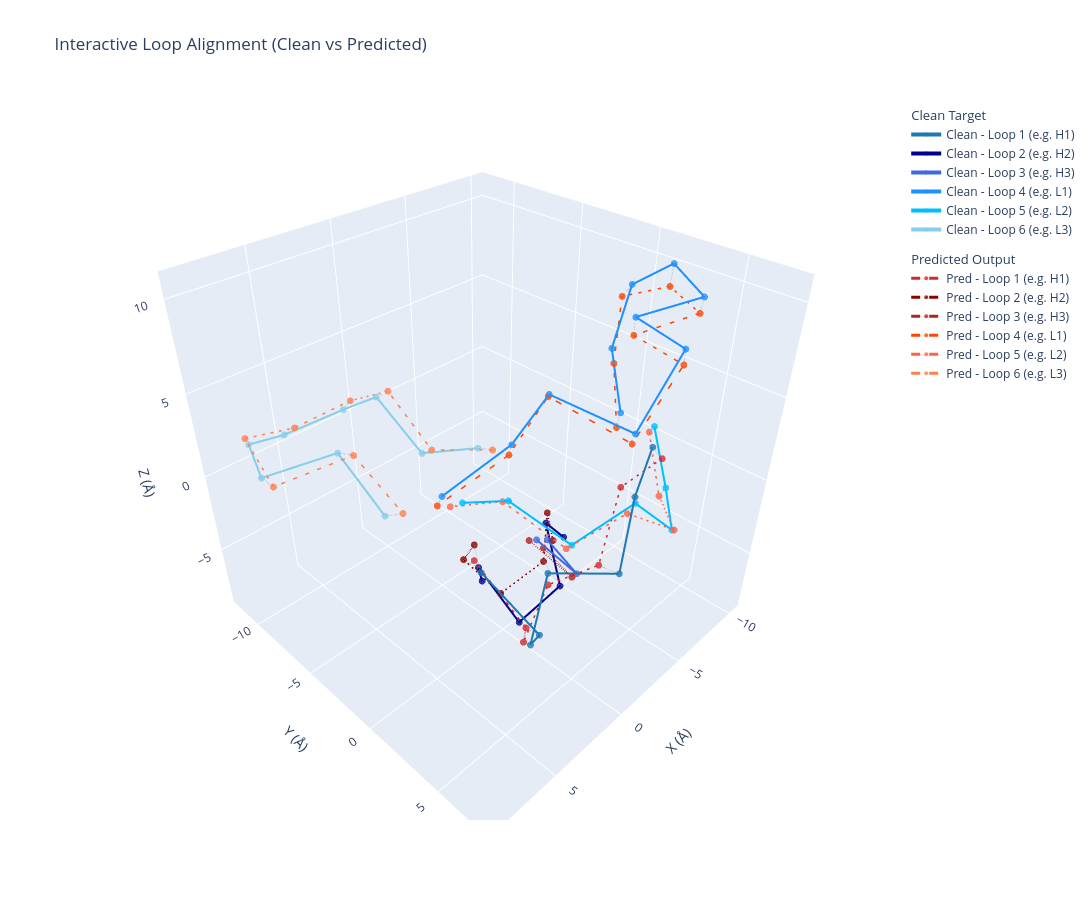
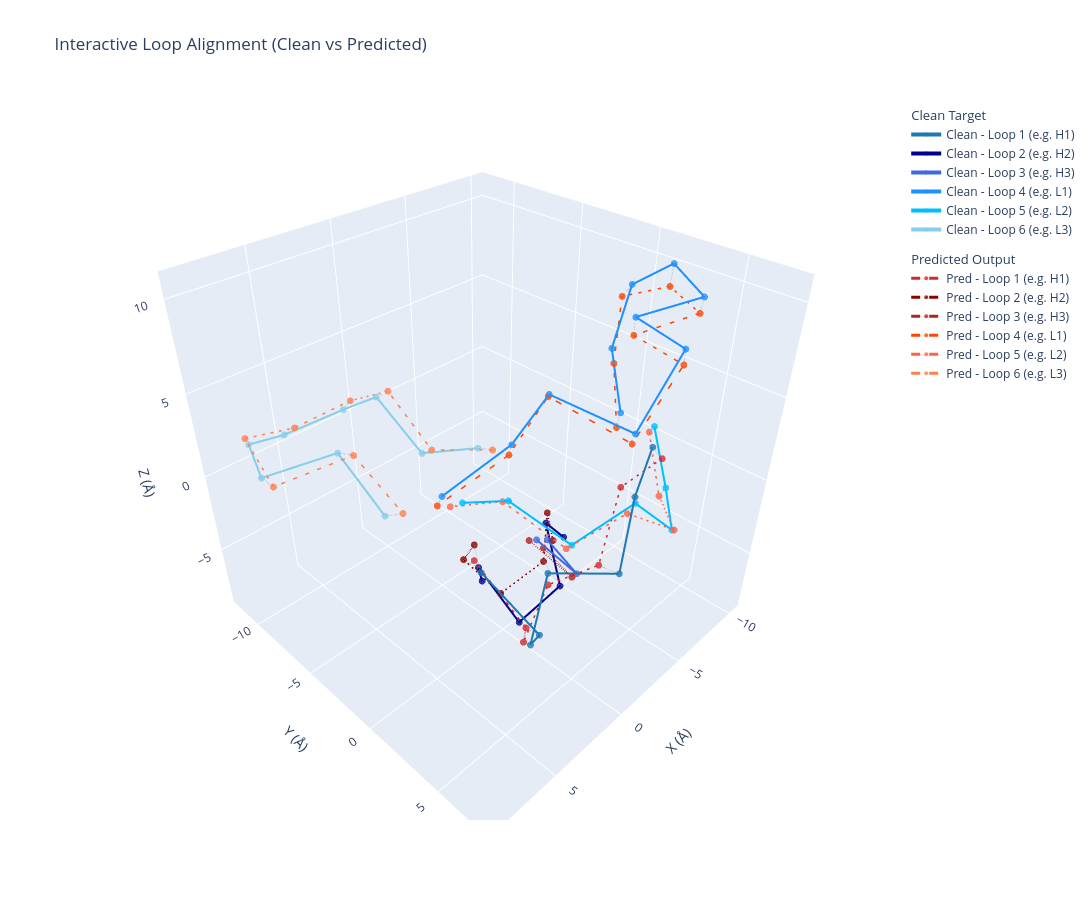

Notebook cell for these charts, in order:
### Markdown cell above
# loop对比查看

### Code cell
import torch
import numpy as np
import plotly.graph_objects as go

def interactive_visualize_loops(
    coords_clean: torch.Tensor,
    coords_pred: torch.Tensor,
    atom_idx: int = 1,  # 默认 1 代表 CA 原子
    output_html: str = None
):
    """
    针对形状为 [batch, n_loops, max_res, 14, 3] 的张量进行交互式 3D 可视化。
    """
    # 1. 提取目标原子 (CA) 并移除 batch 维度，转换为 numpy
    # 提取后形状变为 (6, 11, 3)
    if coords_clean.dim() == 5:
        coords_clean = coords_clean.squeeze(0)
    if coords_pred.dim() == 5:
        coords_pred = coords_pred.squeeze(0)
        
    clean_ca = coords_clean[:, :, atom_idx, :].detach().cpu().numpy()
    pred_ca = coords_pred[:, :, atom_idx, :].detach().cpu().numpy()
    
    n_loops = clean_ca.shape[0]
    
    fig = go.Figure()
    
    # 颜色调色板 (可以让不同 loop 颜色有一点点区分度，但保持整体 Clean为蓝，Pred为红)
    clean_colors = ['#1f77b4', '#00008B', '#4169E1', '#1E90FF', '#00BFFF', '#87CEEB']
    pred_colors = ['#d62728', '#8B0000', '#B22222', '#FF4500', '#FF6347', '#FF7F50']
    loop_names = ['Loop 1 (e.g. H1)', 'Loop 2 (e.g. H2)', 'Loop 3 (e.g. H3)', 
                  'Loop 4 (e.g. L1)', 'Loop 5 (e.g. L2)', 'Loop 6 (e.g. L3)']

    for i in range(n_loops):
        loop_c = clean_ca[i]
        loop_p = pred_ca[i]
        
        # 2. 过滤 Padding (坐标全为0的点)
        # 计算每个残基到原点的距离，如果非常接近 0，则认为是 padding
        valid_mask_c = np.linalg.norm(loop_c, axis=-1) > 1e-3
        valid_mask_p = np.linalg.norm(loop_p, axis=-1) > 1e-3
        
        valid_loop_c = loop_c[valid_mask_c]
        valid_loop_p = loop_p[valid_mask_p]
        
        if len(valid_loop_c) == 0 or len(valid_loop_p) == 0:
            continue  # 如果这个 loop 全是 padding，跳过

        # 3. 绘制 Clean 结构 (蓝色系)
        fig.add_trace(go.Scatter3d(
            x=valid_loop_c[:, 0], y=valid_loop_c[:, 1], z=valid_loop_c[:, 2],
            mode='lines+markers',
            name=f'Clean - {loop_names[i]}',
            legendgroup='Clean',
            legendgrouptitle_text='Clean Target',
            line=dict(width=4, color=clean_colors[i % 6]),
            marker=dict(size=4, color=clean_colors[i % 6], opacity=0.8)
        ))
        
        # 4. 绘制 Pred/Noisy 结构 (红色系)
        fig.add_trace(go.Scatter3d(
            x=valid_loop_p[:, 0], y=valid_loop_p[:, 1], z=valid_loop_p[:, 2],
            mode='lines+markers',
            name=f'Pred - {loop_names[i]}',
            legendgroup='Predicted',
            legendgrouptitle_text='Predicted Output',
            line=dict(width=3, color=pred_colors[i % 6], dash='dash'), # 用虚线区分
            marker=dict(size=4, color=pred_colors[i % 6], opacity=0.8)
        ))

        # 5. (可选) 绘制 Clean 和 Pred 之间的位移连线
        # 只在长度相等时绘制位移连线（真实长度）
        if len(valid_loop_c) == len(valid_loop_p):
            for j in range(len(valid_loop_c)):
                fig.add_trace(go.Scatter3d(
                    x=[valid_loop_c[j, 0], valid_loop_p[j, 0]],
                    y=[valid_loop_c[j, 1], valid_loop_p[j, 1]],
                    z=[valid_loop_c[j, 2], valid_loop_p[j, 2]],
                    mode='lines',
                    showlegend=False,
                    legendgroup='Displacement',
                    hoverinfo='skip',
                    line=dict(width=1, color='gray', dash='dot')
                ))

    # 设置布局，保持三轴比例 1:1:1
    fig.update_layout(
        title="Interactive Loop Alignment (Clean vs Predicted)",
        scene=dict(
            xaxis_title='X (Å)',
            yaxis_title='Y (Å)',
            zaxis_title='Z (Å)',
            aspectmode='data'  # 非常重要：防止蛋白质被拉伸变形
        ),
        width=1200,
        height=900,
        legend=dict(groupclick="toggleitem") # 点击图例组名可以隐藏整个组
    )
    
    fig.show()
    return fig

loaded_dict = torch.load(
    '/root/private_data/luog/codex/IgGM2/see/seefile/S28_loop.pt',
    map_location='cpu',    
    weights_only=True       
)

interactive_visualize_loops(
    coords_clean=loaded_dict['clean_cdrblock'],
    coords_pred=loaded_dict['pre'],
    output_html='./saved_comparison.html'
)

### Figure 1 — Plotly figure (JSON) as saved in the notebook; plotly's stock layout.template omitted (floating-point values rounded to 4 significant figures)
{"data": [{"legendgroup": "Clean", "legendgrouptitle": {"text": "Clean Target"}, "line": {"color": "#1f77b4", "width": 4}, "marker": {"color": "#1f77b4", "opacity": 0.8, "size": 4}, "mode": "lines+markers", "name": "Clean - Loop 1 (e.g. H1)", "type": "scatter3d", "x": [-7.406, -3.922, -1.75, -0.3691, 2.609, 4.062, 4.688], "y": [3.422, 4.969, 6.031, 2.703, 4.312, 6.062, 3.016], "z": [1.438, 0.9453, -1.992, -3.234, -4.938, -1.859, 0.3184]}, {"legendgroup": "Predicted", "legendgrouptitle": {"text": "Predicted Output"}, "line": {"color": "#d62728", "dash": "dash", "width": 3}, "marker": {"color": "#d62728", "opacity": 0.8, "size": 4}, "mode": "lines+markers", "name": "Pred - Loop 1 (e.g. H1)", "type": "scatter3d", "x": [-6.916, -4.136, -1.522, -0.006228, 2.807, 4.329, 4.609], "y": [4.363, 3.949, 4.933, 3.053, 4.029, 5.482, 2.5], "z": [1.428, 0.8726, -1.994, -3.547, -4.812, -1.636, 0.6532]}, {"hoverinfo": "skip", "legendgroup": "Displacement", "line": {"color": "gray", "dash": "dot", "width": 1}, "mode": "lines", "showlegend": false, "type": "scatter3d", "x": [-7.406, -6.916], "y": [3.422, 4.363], "z": [1.438, 1.428]}, {"hoverinfo": "skip", "legendgroup": "Displacement", "line": {"color": "gray", "dash": "dot", "width": 1}, "mode": "lines", "showlegend": false, "type": "scatter3d", "x": [-3.922, -4.136], "y": [4.969, 3.949], "z": [0.9453, 0.8726]}, {"hoverinfo": "skip", "legendgroup": "Displacement", "line": {"color": "gray", "dash": "dot", "width": 1}, "mode": "lines", "showlegend": false, "type": "scatter3d", "x": [-1.75, -1.522], "y": [6.031, 4.933], "z": [-1.992, -1.994]}, {"hoverinfo": "skip", "legendgroup": "Displacement", "line": {"color": "gray", "dash": "dot", "width": 1}, "mode": "lines", "showlegend": false, "type": "scatter3d", "x": [-0.3691, -0.006228], "y": [2.703, 3.053], "z": [-3.234, -3.547]}, {"hoverinfo": "skip", "legendgroup": "Displacement", "line": {"color": "gray", "dash": "dot", "width": 1}, "mode": "lines", "showlegend": false, "type": "scatter3d", "x": [2.609, 2.807], "y": [4.312, 4.029], "z": [-4.938, -4.812]}, {"hoverinfo": "skip", "legendgroup": "Displacement", "line": {"color": "gray", "dash": "dot", "width": 1}, "mode": "lines", "showlegend": false, "type": "scatter3d", "x": [4.062, 4.329], "y": [6.062, 5.482], "z": [-1.859, -1.636]}, {"hoverinfo": "skip", "legendgroup": "Displacement", "line": {"color": "gray", "dash": "dot", "width": 1}, "mode": "lines", "showlegend": false, "type": "scatter3d", "x": [4.688, 4.609], "y": [3.016, 2.5], "z": [0.3184, 0.6532]}, {"legendgroup": "Clean", "legendgrouptitle": {"text": "Clean Target"}, "line": {"color": "#00008B", "width": 4}, "marker": {"color": "#00008B", "opacity": 0.8, "size": 4}, "mode": "lines+markers", "name": "Clean - Loop 2 (e.g. H2)", "type": "scatter3d", "x": [-3.156, -5.031, -4.344, -0.5938, -0.0752, 2.047], "y": [1.352, -1.484, 0.4004, 0.6641, -2.016, 0.4141], "z": [-3.328, -5.094, -8.312, -8.375, -5.688, -3.672]}, {"legendgroup": "Predicted", "legendgrouptitle": {"text": "Predicted Output"}, "line": {"color": "#8B0000", "dash": "dash", "width": 3}, "marker": {"color": "#8B0000", "opacity": 0.8, "size": 4}, "mode": "lines+markers", "name": "Pred - Loop 2 (e.g. H2)", "type": "scatter3d", "x": [-3.148, -5.147, -3.831, -0.3479, 0.6679, 1.993], "y": [0.6442, -1.518, -0.5136, -0.553, -2.407, -0.1885], "z": [-3.978, -4.423, -6.667, -6.834, -4.882, -1.666]}, {"hoverinfo": "skip", "legendgroup": "Displacement", "line": {"color": "gray", "dash": "dot", "width": 1}, "mode": "lines", "showlegend": false, "type": "scatter3d", "x": [-3.156, -3.148], "y": [1.352, 0.6442], "z": [-3.328, -3.978]}, {"hoverinfo": "skip", "legendgroup": "Displacement", "line": {"color": "gray", "dash": "dot", "width": 1}, "mode": "lines", "showlegend": false, "type": "scatter3d", "x": [-5.031, -5.147], "y": [-1.484, -1.518], "z": [-5.094, -4.423]}, {"hoverinfo": "skip", "legendgroup": "Displacement", "line": {"color": "gray", "dash": "dot", "width": 1}, "mode": "lines", "showlegend": false, "type": "scatter3d", "x": [-4.344, -3.831], "y": [0.4004, -0.5136], "z": [-8.312, -6.667]}, {"hoverinfo": "skip", "legendgroup": "Displacement", "line": {"color": "gray", "dash": "dot", "width": 1}, "mode": "lines", "showlegend": false, "type": "scatter3d", "x": [-0.5938, -0.3479], "y": [0.6641, -0.553], "z": [-8.375, -6.834]}, {"hoverinfo": "skip", "legendgroup": "Displacement", "line": {"color": "gray", "dash": "dot", "width": 1}, "mode": "lines", "showlegend": false, "type": "scatter3d", "x": [-0.0752, 0.6679], "y": [-2.016, -2.407], "z": [-5.688, -4.882]}, {"hoverinfo": "skip", "legendgroup": "Displacement", "line": {"color": "gray", "dash": "dot", "width": 1}, "mode": "lines", "showlegend": false, "type": "scatter3d", "x": [2.047, 1.993], "y": [0.4141, -0.1885], "z": [-3.672, -1.666]}, {"legendgroup": "Clean", "legendgrouptitle": {"text": "Clean Target"}, "line": {"color": "#4169E1", "width": 4}, "marker": {"color": "#4169E1", "opacity": 0.8, "size": 4}, "mode": "lines+markers", "name": "Clean - Loop 3 (e.g. H3)", "type": "scatter3d", "x": [-2.719, -1.117, 1.047], "y": [0.5938, 3.938, 3.062], "z": [-3.703, -2.938, 0.0603]}, {"legendgroup": "Predicted", "legendgrouptitle": {"text": "Predicted Output"}, "line": {"color": "#B22222", "dash": "dash", "width": 3}, "marker": {"color": "#B22222", "opacity": 0.8, "size": 4}, "mode": "lines+markers", "name": "Pred - Loop 3 (e.g. H3)", "type": "scatter3d", "x": [-2.206, -0.6124, 1.471], "y": [0.7918, 4.05, 2.969], "z": [-3.84, -2.772, 0.2212]}, {"hoverinfo": "skip", "legendgroup": "Displacement", "line": {"color": "gray", "dash": "dot", "width": 1}, "mode": "lines", "showlegend": false, "type": "scatter3d", "x": [-2.719, -2.206], "y": [0.5938, 0.7918], "z": [-3.703, -3.84]}, {"hoverinfo": "skip", "legendgroup": "Displacement", "line": {"color": "gray", "dash": "dot", "width": 1}, "mode": "lines", "showlegend": false, "type": "scatter3d", "x": [-1.117, -0.6124], "y": [3.938, 4.05], "z": [-2.938, -2.772]}, {"hoverinfo": "skip", "legendgroup": "Displacement", "line": {"color": "gray", "dash": "dot", "width": 1}, "mode": "lines", "showlegend": false, "type": "scatter3d", "x": [1.047, 1.471], "y": [3.062, 2.969], "z": [0.0603, 0.2212]}, {"legendgroup": "Clean", "legendgrouptitle": {"text": "Clean Target"}, "line": {"color": "#1E90FF", "width": 4}, "marker": {"color": "#1E90FF", "opacity": 0.8, "size": 4}, "mode": "lines+markers", "name": "Clean - Loop 4 (e.g. L1)", "type": "scatter3d", "x": [-7.875, -7.438, -10.31, -9.438, -7.25, -3.562, -2.016, 0.1084, 2.094, 2.188, 5.031], "y": [0.8906, 0.2471, -0.9141, 1.977, 5.125, 4.125, 7.656, 7.219, 4.281, 2.391, 0.957], "z": [2.203, 5.969, 8.188, 10.44, 10.44, 10.38, 10.75, 7.562, 9.0, 5.719, 3.672]}, {"legendgroup": "Predicted", "legendgrouptitle": {"text": "Predicted Output"}, "line": {"color": "#FF4500", "dash": "dash", "width": 3}, "marker": {"color": "#FF4500", "opacity": 0.8, "size": 4}, "mode": "lines+markers", "name": "Pred - Loop 4 (e.g. L1)", "type": "scatter3d", "x": [-7.801, -7.547, -10.24, -9.477, -7.368, -3.624, -2.186, 0.167, 1.919, 2.26, 5.255], "y": [0.7826, 0.3831, -1.425, 1.885, 4.962, 4.079, 7.578, 7.153, 4.084, 2.305, 0.8774], "z": [1.253, 5.112, 7.375, 9.218, 9.544, 9.472, 9.947, 7.074, 8.74, 5.167, 3.228]}, {"hoverinfo": "skip", "legendgroup": "Displacement", "line": {"color": "gray", "dash": "dot", "width": 1}, "mode": "lines", "showlegend": false, "type": "scatter3d", "x": [-7.875, -7.801], "y": [0.8906, 0.7826], "z": [2.203, 1.253]}, {"hoverinfo": "skip", "legendgroup": "Displacement", "line": {"color": "gray", "dash": "dot", "width": 1}, "mode": "lines", "showlegend": false, "type": "scatter3d", "x": [-7.438, -7.547], "y": [0.2471, 0.3831], "z": [5.969, 5.112]}, {"hoverinfo": "skip", "legendgroup": "Displacement", "line": {"color": "gray", "dash": "dot", "width": 1}, "mode": "lines", "showlegend": false, "type": "scatter3d", "x": [-10.31, -10.24], "y": [-0.9141, -1.425], "z": [8.188, 7.375]}, {"hoverinfo": "skip", "legendgroup": "Displacement", "line": {"color": "gray", "dash": "dot", "width": 1}, "mode": "lines", "showlegend": false, "type": "scatter3d", "x": [-9.438, -9.477], "y": [1.977, 1.885], "z": [10.44, 9.218]}, {"hoverinfo": "skip", "legendgroup": "Displacement", "line": {"color": "gray", "dash": "dot", "width": 1}, "mode": "lines", "showlegend": false, "type": "scatter3d", "x": [-7.25, -7.368], "y": [5.125, 4.962], "z": [10.44, 9.544]}, {"hoverinfo": "skip", "legendgroup": "Displacement", "line": {"color": "gray", "dash": "dot", "width": 1}, "mode": "lines", "showlegend": false, "type": "scatter3d", "x": [-3.562, -3.624], "y": [4.125, 4.079], "z": [10.38, 9.472]}, {"hoverinfo": "skip", "legendgroup": "Displacement", "line": {"color": "gray", "dash": "dot", "width": 1}, "mode": "lines", "showlegend": false, "type": "scatter3d", "x": [-2.016, -2.186], "y": [7.656, 7.578], "z": [10.75, 9.947]}, {"hoverinfo": "skip", "legendgroup": "Displacement", "line": {"color": "gray", "dash": "dot", "width": 1}, "mode": "lines", "showlegend": false, "type": "scatter3d", "x": [0.1084, 0.167], "y": [7.219, 7.153], "z": [7.562, 7.074]}, {"hoverinfo": "skip", "legendgroup": "Displacement", "line": {"color": "gray", "dash": "dot", "width": 1}, "mode": "lines", "showlegend": false, "type": "scatter3d", "x": [2.094, 1.919], "y": [4.281, 4.084], "z": [9, 8.74]}, {"hoverinfo": "skip", "legendgroup": "Displacement", "line": {"color": "gray", "dash": "dot", "width": 1}, "mode": "lines", "showlegend": false, "type": "scatter3d", "x": [2.188, 2.26], "y": [2.391, 2.305], "z": [5.719, 5.167]}, {"hoverinfo": "skip", "legendgroup": "Displacement", "line": {"color": "gray", "dash": "dot", "width": 1}, "mode": "lines", "showlegend": false, "type": "scatter3d", "x": [5.031, 5.255], "y": [0.957, 0.8774], "z": [3.672, 3.228]}, {"legendgroup": "Clean", "legendgrouptitle": {"text": "Clean Target"}, "line": {"color": "#00BFFF", "width": 4}, "marker": {"color": "#00BFFF", "opacity": 0.8, "size": 4}, "mode": "lines+markers", "name": "Clean - Loop 5 (e.g. L2)", "type": "scatter3d", "x": [-9.625, -9.75, -6.844, -4.312, -0.9102, 0.459, 3.75], "y": [1.977, 3.156, 5.594, 4.781, 3.656, 0.6484, 0.8828], "z": [1.031, -2.594, -2.5, 0.2285, -1.109, 0.7305, 2.562]}, {"legendgroup": "Predicted", "legendgrouptitle": {"text": "Predicted Output"}, "line": {"color": "#FF6347", "dash": "dash", "width": 3}, "marker": {"color": "#FF6347", "opacity": 0.8, "size": 4}, "mode": "lines+markers", "name": "Pred - Loop 5 (e.g. L2)", "type": "scatter3d", "x": [-9.391, -9.376, -6.696, -3.946, -0.5708, 0.7506, 3.976], "y": [1.849, 3.029, 5.81, 4.632, 3.604, 0.5377, 0.3104], "z": [0.7131, -3.037, -2.289, -0.3013, -1.156, 0.7876, 2.144]}, {"hoverinfo": "skip", "legendgroup": "Displacement", "line": {"color": "gray", "dash": "dot", "width": 1}, "mode": "lines", "showlegend": false, "type": "scatter3d", "x": [-9.625, -9.391], "y": [1.977, 1.849], "z": [1.031, 0.7131]}, {"hoverinfo": "skip", "legendgroup": "Displacement", "line": {"color": "gray", "dash": "dot", "width": 1}, "mode": "lines", "showlegend": false, "type": "scatter3d", "x": [-9.75, -9.376], "y": [3.156, 3.029], "z": [-2.594, -3.037]}, {"hoverinfo": "skip", "legendgroup": "Displacement", "line": {"color": "gray", "dash": "dot", "width": 1}, "mode": "lines", "showlegend": false, "type": "scatter3d", "x": [-6.844, -6.696], "y": [5.594, 5.81], "z": [-2.5, -2.289]}, {"hoverinfo": "skip", "legendgroup": "Displacement", "line": {"color": "gray", "dash": "dot", "width": 1}, "mode": "lines", "showlegend": false, "type": "scatter3d", "x": [-4.312, -3.946], "y": [4.781, 4.632], "z": [0.2285, -0.3013]}, {"hoverinfo": "skip", "legendgroup": "Displacement", "line": {"color": "gray", "dash": "dot", "width": 1}, "mode": "lines", "showlegend": false, "type": "scatter3d", "x": [-0.9102, -0.5708], "y": [3.656, 3.604], "z": [-1.109, -1.156]}, {"hoverinfo": "skip", "legendgroup": "Displacement", "line": {"color": "gray", "dash": "dot", "width": 1}, "mode": "lines", "showlegend": false, "type": "scatter3d", "x": [0.459, 0.7506], "y": [0.6484, 0.5377], "z": [0.7305, 0.7876]}, {"hoverinfo": "skip", "legendgroup": "Displacement", "line": {"color": "gray", "dash": "dot", "width": 1}, "mode": "lines", "showlegend": false, "type": "scatter3d", "x": [3.75, 3.976], "y": [0.8828, 0.3104], "z": [2.562, 2.144]}, {"legendgroup": "Clean", "legendgrouptitle": {"text": "Clean Target"}, "line": {"color": "#87CEEB", "width": 4}, "marker": {"color": "#87CEEB", "opacity": 0.8, "size": 4}, "mode": "lines+markers", "name": "Clean - Loop 6 (e.g. L3)", "type": "scatter3d", "x": [-0.7695, 0.1396, 0.9688, 1.031, 4.875, 7.875, 8.875, 5.562, 5.125], "y": [-2.703, -6.094, -8.625, -11.75, -11.94, -10.25, -7.625, -5.938, -3.156], "z": [1.625, 0.08594, 2.891, 0.7461, 0.75, 2.375, 2.188, 2.844, 0.2715]}, {"legendgroup": "Predicted", "legendgrouptitle": {"text": "Predicted Output"}, "line": {"color": "#FF7F50", "dash": "dash", "width": 3}, "marker": {"color": "#FF7F50", "opacity": 0.8, "size": 4}, "mode": "lines+markers", "name": "Pred - Loop 6 (e.g. L3)", "type": "scatter3d", "x": [-1.016, -0.00452, 0.8796, 0.9925, 4.744, 8.007, 8.818, 5.48, 4.884], "y": [-1.895, -5.436, -7.699, -11.02, -10.97, -10.26, -6.731, -4.739, -2.047], "z": [1.791, 0.5515, 3.6, 1.635, 1.59, 2.791, 2.103, 3.254, 0.9284]}, {"hoverinfo": "skip", "legendgroup": "Displacement", "line": {"color": "gray", "dash": "dot", "width": 1}, "mode": "lines", "showlegend": false, "type": "scatter3d", "x": [-0.7695, -1.016], "y": [-2.703, -1.895], "z": [1.625, 1.791]}, {"hoverinfo": "skip", "legendgroup": "Displacement", "line": {"color": "gray", "dash": "dot", "width": 1}, "mode": "lines", "showlegend": false, "type": "scatter3d", "x": [0.1396, -0.00452], "y": [-6.094, -5.436], "z": [0.08594, 0.5515]}, {"hoverinfo": "skip", "legendgroup": "Displacement", "line": {"color": "gray", "dash": "dot", "width": 1}, "mode": "lines", "showlegend": false, "type": "scatter3d", "x": [0.9688, 0.8796], "y": [-8.625, -7.699], "z": [2.891, 3.6]}, {"hoverinfo": "skip", "legendgroup": "Displacement", "line": {"color": "gray", "dash": "dot", "width": 1}, "mode": "lines", "showlegend": false, "type": "scatter3d", "x": [1.031, 0.9925], "y": [-11.75, -11.02], "z": [0.7461, 1.635]}, {"hoverinfo": "skip", "legendgroup": "Displacement", "line": {"color": "gray", "dash": "dot", "width": 1}, "mode": "lines", "showlegend": false, "type": "scatter3d", "x": [4.875, 4.744], "y": [-11.94, -10.97], "z": [0.75, 1.59]}, {"hoverinfo": "skip", "legendgroup": "Displacement", "line": {"color": "gray", "dash": "dot", "width": 1}, "mode": "lines", "showlegend": false, "type": "scatter3d", "x": [7.875, 8.007], "y": [-10.25, -10.26], "z": [2.375, 2.791]}, {"hoverinfo": "skip", "legendgroup": "Displacement", "line": {"color": "gray", "dash": "dot", "width": 1}, "mode": "lines", "showlegend": false, "type": "scatter3d", "x": [8.875, 8.818], "y": [-7.625, -6.731], "z": [2.188, 2.103]}, {"hoverinfo": "skip", "legendgroup": "Displacement", "line": {"color": "gray", "dash": "dot", "width": 1}, "mode": "lines", "showlegend": false, "type": "scatter3d", "x": [5.562, 5.48], "y": [-5.938, -4.739], "z": [2.844, 3.254]}, {"hoverinfo": "skip", "legendgroup": "Displacement", "line": {"color": "gray", "dash": "dot", "width": 1}, "mode": "lines", "showlegend": false, "type": "scatter3d", "x": [5.125, 4.884], "y": [-3.156, -2.047], "z": [0.2715, 0.9284]}], "layout": {"height": 900, "legend": {"groupclick": "toggleitem"}, "scene": {"aspectmode": "data", "xaxis": {"title": {"text": "X (Å)"}}, "yaxis": {"title": {"text": "Y (Å)"}}, "zaxis": {"title": {"text": "Z (Å)"}}}, "title": {"text": "Interactive Loop Alignment (Clean vs Predicted)"}, "width": 1200}}

### Figure 2 — Plotly figure (JSON) as saved in the notebook; plotly's stock layout.template omitted (floating-point values rounded to 4 significant figures)
{"data": [{"legendgroup": "Clean", "legendgrouptitle": {"text": "Clean Target"}, "line": {"color": "#1f77b4", "width": 4}, "marker": {"color": "#1f77b4", "opacity": 0.8, "size": 4}, "mode": "lines+markers", "name": "Clean - Loop 1 (e.g. H1)", "type": "scatter3d", "x": [-7.406, -3.922, -1.75, -0.3691, 2.609, 4.062, 4.688], "y": [3.422, 4.969, 6.031, 2.703, 4.312, 6.062, 3.016], "z": [1.438, 0.9453, -1.992, -3.234, -4.938, -1.859, 0.3184]}, {"legendgroup": "Predicted", "legendgrouptitle": {"text": "Predicted Output"}, "line": {"color": "#d62728", "dash": "dash", "width": 3}, "marker": {"color": "#d62728", "opacity": 0.8, "size": 4}, "mode": "lines+markers", "name": "Pred - Loop 1 (e.g. H1)", "type": "scatter3d", "x": [-6.916, -4.136, -1.522, -0.006228, 2.807, 4.329, 4.609], "y": [4.363, 3.949, 4.933, 3.053, 4.029, 5.482, 2.5], "z": [1.428, 0.8726, -1.994, -3.547, -4.812, -1.636, 0.6532]}, {"hoverinfo": "skip", "legendgroup": "Displacement", "line": {"color": "gray", "dash": "dot", "width": 1}, "mode": "lines", "showlegend": false, "type": "scatter3d", "x": [-7.406, -6.916], "y": [3.422, 4.363], "z": [1.438, 1.428]}, {"hoverinfo": "skip", "legendgroup": "Displacement", "line": {"color": "gray", "dash": "dot", "width": 1}, "mode": "lines", "showlegend": false, "type": "scatter3d", "x": [-3.922, -4.136], "y": [4.969, 3.949], "z": [0.9453, 0.8726]}, {"hoverinfo": "skip", "legendgroup": "Displacement", "line": {"color": "gray", "dash": "dot", "width": 1}, "mode": "lines", "showlegend": false, "type": "scatter3d", "x": [-1.75, -1.522], "y": [6.031, 4.933], "z": [-1.992, -1.994]}, {"hoverinfo": "skip", "legendgroup": "Displacement", "line": {"color": "gray", "dash": "dot", "width": 1}, "mode": "lines", "showlegend": false, "type": "scatter3d", "x": [-0.3691, -0.006228], "y": [2.703, 3.053], "z": [-3.234, -3.547]}, {"hoverinfo": "skip", "legendgroup": "Displacement", "line": {"color": "gray", "dash": "dot", "width": 1}, "mode": "lines", "showlegend": false, "type": "scatter3d", "x": [2.609, 2.807], "y": [4.312, 4.029], "z": [-4.938, -4.812]}, {"hoverinfo": "skip", "legendgroup": "Displacement", "line": {"color": "gray", "dash": "dot", "width": 1}, "mode": "lines", "showlegend": false, "type": "scatter3d", "x": [4.062, 4.329], "y": [6.062, 5.482], "z": [-1.859, -1.636]}, {"hoverinfo": "skip", "legendgroup": "Displacement", "line": {"color": "gray", "dash": "dot", "width": 1}, "mode": "lines", "showlegend": false, "type": "scatter3d", "x": [4.688, 4.609], "y": [3.016, 2.5], "z": [0.3184, 0.6532]}, {"legendgroup": "Clean", "legendgrouptitle": {"text": "Clean Target"}, "line": {"color": "#00008B", "width": 4}, "marker": {"color": "#00008B", "opacity": 0.8, "size": 4}, "mode": "lines+markers", "name": "Clean - Loop 2 (e.g. H2)", "type": "scatter3d", "x": [-3.156, -5.031, -4.344, -0.5938, -0.0752, 2.047], "y": [1.352, -1.484, 0.4004, 0.6641, -2.016, 0.4141], "z": [-3.328, -5.094, -8.312, -8.375, -5.688, -3.672]}, {"legendgroup": "Predicted", "legendgrouptitle": {"text": "Predicted Output"}, "line": {"color": "#8B0000", "dash": "dash", "width": 3}, "marker": {"color": "#8B0000", "opacity": 0.8, "size": 4}, "mode": "lines+markers", "name": "Pred - Loop 2 (e.g. H2)", "type": "scatter3d", "x": [-3.148, -5.147, -3.831, -0.3479, 0.6679, 1.993], "y": [0.6442, -1.518, -0.5136, -0.553, -2.407, -0.1885], "z": [-3.978, -4.423, -6.667, -6.834, -4.882, -1.666]}, {"hoverinfo": "skip", "legendgroup": "Displacement", "line": {"color": "gray", "dash": "dot", "width": 1}, "mode": "lines", "showlegend": false, "type": "scatter3d", "x": [-3.156, -3.148], "y": [1.352, 0.6442], "z": [-3.328, -3.978]}, {"hoverinfo": "skip", "legendgroup": "Displacement", "line": {"color": "gray", "dash": "dot", "width": 1}, "mode": "lines", "showlegend": false, "type": "scatter3d", "x": [-5.031, -5.147], "y": [-1.484, -1.518], "z": [-5.094, -4.423]}, {"hoverinfo": "skip", "legendgroup": "Displacement", "line": {"color": "gray", "dash": "dot", "width": 1}, "mode": "lines", "showlegend": false, "type": "scatter3d", "x": [-4.344, -3.831], "y": [0.4004, -0.5136], "z": [-8.312, -6.667]}, {"hoverinfo": "skip", "legendgroup": "Displacement", "line": {"color": "gray", "dash": "dot", "width": 1}, "mode": "lines", "showlegend": false, "type": "scatter3d", "x": [-0.5938, -0.3479], "y": [0.6641, -0.553], "z": [-8.375, -6.834]}, {"hoverinfo": "skip", "legendgroup": "Displacement", "line": {"color": "gray", "dash": "dot", "width": 1}, "mode": "lines", "showlegend": false, "type": "scatter3d", "x": [-0.0752, 0.6679], "y": [-2.016, -2.407], "z": [-5.688, -4.882]}, {"hoverinfo": "skip", "legendgroup": "Displacement", "line": {"color": "gray", "dash": "dot", "width": 1}, "mode": "lines", "showlegend": false, "type": "scatter3d", "x": [2.047, 1.993], "y": [0.4141, -0.1885], "z": [-3.672, -1.666]}, {"legendgroup": "Clean", "legendgrouptitle": {"text": "Clean Target"}, "line": {"color": "#4169E1", "width": 4}, "marker": {"color": "#4169E1", "opacity": 0.8, "size": 4}, "mode": "lines+markers", "name": "Clean - Loop 3 (e.g. H3)", "type": "scatter3d", "x": [-2.719, -1.117, 1.047], "y": [0.5938, 3.938, 3.062], "z": [-3.703, -2.938, 0.0603]}, {"legendgroup": "Predicted", "legendgrouptitle": {"text": "Predicted Output"}, "line": {"color": "#B22222", "dash": "dash", "width": 3}, "marker": {"color": "#B22222", "opacity": 0.8, "size": 4}, "mode": "lines+markers", "name": "Pred - Loop 3 (e.g. H3)", "type": "scatter3d", "x": [-2.206, -0.6124, 1.471], "y": [0.7918, 4.05, 2.969], "z": [-3.84, -2.772, 0.2212]}, {"hoverinfo": "skip", "legendgroup": "Displacement", "line": {"color": "gray", "dash": "dot", "width": 1}, "mode": "lines", "showlegend": false, "type": "scatter3d", "x": [-2.719, -2.206], "y": [0.5938, 0.7918], "z": [-3.703, -3.84]}, {"hoverinfo": "skip", "legendgroup": "Displacement", "line": {"color": "gray", "dash": "dot", "width": 1}, "mode": "lines", "showlegend": false, "type": "scatter3d", "x": [-1.117, -0.6124], "y": [3.938, 4.05], "z": [-2.938, -2.772]}, {"hoverinfo": "skip", "legendgroup": "Displacement", "line": {"color": "gray", "dash": "dot", "width": 1}, "mode": "lines", "showlegend": false, "type": "scatter3d", "x": [1.047, 1.471], "y": [3.062, 2.969], "z": [0.0603, 0.2212]}, {"legendgroup": "Clean", "legendgrouptitle": {"text": "Clean Target"}, "line": {"color": "#1E90FF", "width": 4}, "marker": {"color": "#1E90FF", "opacity": 0.8, "size": 4}, "mode": "lines+markers", "name": "Clean - Loop 4 (e.g. L1)", "type": "scatter3d", "x": [-7.875, -7.438, -10.31, -9.438, -7.25, -3.562, -2.016, 0.1084, 2.094, 2.188, 5.031], "y": [0.8906, 0.2471, -0.9141, 1.977, 5.125, 4.125, 7.656, 7.219, 4.281, 2.391, 0.957], "z": [2.203, 5.969, 8.188, 10.44, 10.44, 10.38, 10.75, 7.562, 9.0, 5.719, 3.672]}, {"legendgroup": "Predicted", "legendgrouptitle": {"text": "Predicted Output"}, "line": {"color": "#FF4500", "dash": "dash", "width": 3}, "marker": {"color": "#FF4500", "opacity": 0.8, "size": 4}, "mode": "lines+markers", "name": "Pred - Loop 4 (e.g. L1)", "type": "scatter3d", "x": [-7.801, -7.547, -10.24, -9.477, -7.368, -3.624, -2.186, 0.167, 1.919, 2.26, 5.255], "y": [0.7826, 0.3831, -1.425, 1.885, 4.962, 4.079, 7.578, 7.153, 4.084, 2.305, 0.8774], "z": [1.253, 5.112, 7.375, 9.218, 9.544, 9.472, 9.947, 7.074, 8.74, 5.167, 3.228]}, {"hoverinfo": "skip", "legendgroup": "Displacement", "line": {"color": "gray", "dash": "dot", "width": 1}, "mode": "lines", "showlegend": false, "type": "scatter3d", "x": [-7.875, -7.801], "y": [0.8906, 0.7826], "z": [2.203, 1.253]}, {"hoverinfo": "skip", "legendgroup": "Displacement", "line": {"color": "gray", "dash": "dot", "width": 1}, "mode": "lines", "showlegend": false, "type": "scatter3d", "x": [-7.438, -7.547], "y": [0.2471, 0.3831], "z": [5.969, 5.112]}, {"hoverinfo": "skip", "legendgroup": "Displacement", "line": {"color": "gray", "dash": "dot", "width": 1}, "mode": "lines", "showlegend": false, "type": "scatter3d", "x": [-10.31, -10.24], "y": [-0.9141, -1.425], "z": [8.188, 7.375]}, {"hoverinfo": "skip", "legendgroup": "Displacement", "line": {"color": "gray", "dash": "dot", "width": 1}, "mode": "lines", "showlegend": false, "type": "scatter3d", "x": [-9.438, -9.477], "y": [1.977, 1.885], "z": [10.44, 9.218]}, {"hoverinfo": "skip", "legendgroup": "Displacement", "line": {"color": "gray", "dash": "dot", "width": 1}, "mode": "lines", "showlegend": false, "type": "scatter3d", "x": [-7.25, -7.368], "y": [5.125, 4.962], "z": [10.44, 9.544]}, {"hoverinfo": "skip", "legendgroup": "Displacement", "line": {"color": "gray", "dash": "dot", "width": 1}, "mode": "lines", "showlegend": false, "type": "scatter3d", "x": [-3.562, -3.624], "y": [4.125, 4.079], "z": [10.38, 9.472]}, {"hoverinfo": "skip", "legendgroup": "Displacement", "line": {"color": "gray", "dash": "dot", "width": 1}, "mode": "lines", "showlegend": false, "type": "scatter3d", "x": [-2.016, -2.186], "y": [7.656, 7.578], "z": [10.75, 9.947]}, {"hoverinfo": "skip", "legendgroup": "Displacement", "line": {"color": "gray", "dash": "dot", "width": 1}, "mode": "lines", "showlegend": false, "type": "scatter3d", "x": [0.1084, 0.167], "y": [7.219, 7.153], "z": [7.562, 7.074]}, {"hoverinfo": "skip", "legendgroup": "Displacement", "line": {"color": "gray", "dash": "dot", "width": 1}, "mode": "lines", "showlegend": false, "type": "scatter3d", "x": [2.094, 1.919], "y": [4.281, 4.084], "z": [9, 8.74]}, {"hoverinfo": "skip", "legendgroup": "Displacement", "line": {"color": "gray", "dash": "dot", "width": 1}, "mode": "lines", "showlegend": false, "type": "scatter3d", "x": [2.188, 2.26], "y": [2.391, 2.305], "z": [5.719, 5.167]}, {"hoverinfo": "skip", "legendgroup": "Displacement", "line": {"color": "gray", "dash": "dot", "width": 1}, "mode": "lines", "showlegend": false, "type": "scatter3d", "x": [5.031, 5.255], "y": [0.957, 0.8774], "z": [3.672, 3.228]}, {"legendgroup": "Clean", "legendgrouptitle": {"text": "Clean Target"}, "line": {"color": "#00BFFF", "width": 4}, "marker": {"color": "#00BFFF", "opacity": 0.8, "size": 4}, "mode": "lines+markers", "name": "Clean - Loop 5 (e.g. L2)", "type": "scatter3d", "x": [-9.625, -9.75, -6.844, -4.312, -0.9102, 0.459, 3.75], "y": [1.977, 3.156, 5.594, 4.781, 3.656, 0.6484, 0.8828], "z": [1.031, -2.594, -2.5, 0.2285, -1.109, 0.7305, 2.562]}, {"legendgroup": "Predicted", "legendgrouptitle": {"text": "Predicted Output"}, "line": {"color": "#FF6347", "dash": "dash", "width": 3}, "marker": {"color": "#FF6347", "opacity": 0.8, "size": 4}, "mode": "lines+markers", "name": "Pred - Loop 5 (e.g. L2)", "type": "scatter3d", "x": [-9.391, -9.376, -6.696, -3.946, -0.5708, 0.7506, 3.976], "y": [1.849, 3.029, 5.81, 4.632, 3.604, 0.5377, 0.3104], "z": [0.7131, -3.037, -2.289, -0.3013, -1.156, 0.7876, 2.144]}, {"hoverinfo": "skip", "legendgroup": "Displacement", "line": {"color": "gray", "dash": "dot", "width": 1}, "mode": "lines", "showlegend": false, "type": "scatter3d", "x": [-9.625, -9.391], "y": [1.977, 1.849], "z": [1.031, 0.7131]}, {"hoverinfo": "skip", "legendgroup": "Displacement", "line": {"color": "gray", "dash": "dot", "width": 1}, "mode": "lines", "showlegend": false, "type": "scatter3d", "x": [-9.75, -9.376], "y": [3.156, 3.029], "z": [-2.594, -3.037]}, {"hoverinfo": "skip", "legendgroup": "Displacement", "line": {"color": "gray", "dash": "dot", "width": 1}, "mode": "lines", "showlegend": false, "type": "scatter3d", "x": [-6.844, -6.696], "y": [5.594, 5.81], "z": [-2.5, -2.289]}, {"hoverinfo": "skip", "legendgroup": "Displacement", "line": {"color": "gray", "dash": "dot", "width": 1}, "mode": "lines", "showlegend": false, "type": "scatter3d", "x": [-4.312, -3.946], "y": [4.781, 4.632], "z": [0.2285, -0.3013]}, {"hoverinfo": "skip", "legendgroup": "Displacement", "line": {"color": "gray", "dash": "dot", "width": 1}, "mode": "lines", "showlegend": false, "type": "scatter3d", "x": [-0.9102, -0.5708], "y": [3.656, 3.604], "z": [-1.109, -1.156]}, {"hoverinfo": "skip", "legendgroup": "Displacement", "line": {"color": "gray", "dash": "dot", "width": 1}, "mode": "lines", "showlegend": false, "type": "scatter3d", "x": [0.459, 0.7506], "y": [0.6484, 0.5377], "z": [0.7305, 0.7876]}, {"hoverinfo": "skip", "legendgroup": "Displacement", "line": {"color": "gray", "dash": "dot", "width": 1}, "mode": "lines", "showlegend": false, "type": "scatter3d", "x": [3.75, 3.976], "y": [0.8828, 0.3104], "z": [2.562, 2.144]}, {"legendgroup": "Clean", "legendgrouptitle": {"text": "Clean Target"}, "line": {"color": "#87CEEB", "width": 4}, "marker": {"color": "#87CEEB", "opacity": 0.8, "size": 4}, "mode": "lines+markers", "name": "Clean - Loop 6 (e.g. L3)", "type": "scatter3d", "x": [-0.7695, 0.1396, 0.9688, 1.031, 4.875, 7.875, 8.875, 5.562, 5.125], "y": [-2.703, -6.094, -8.625, -11.75, -11.94, -10.25, -7.625, -5.938, -3.156], "z": [1.625, 0.08594, 2.891, 0.7461, 0.75, 2.375, 2.188, 2.844, 0.2715]}, {"legendgroup": "Predicted", "legendgrouptitle": {"text": "Predicted Output"}, "line": {"color": "#FF7F50", "dash": "dash", "width": 3}, "marker": {"color": "#FF7F50", "opacity": 0.8, "size": 4}, "mode": "lines+markers", "name": "Pred - Loop 6 (e.g. L3)", "type": "scatter3d", "x": [-1.016, -0.00452, 0.8796, 0.9925, 4.744, 8.007, 8.818, 5.48, 4.884], "y": [-1.895, -5.436, -7.699, -11.02, -10.97, -10.26, -6.731, -4.739, -2.047], "z": [1.791, 0.5515, 3.6, 1.635, 1.59, 2.791, 2.103, 3.254, 0.9284]}, {"hoverinfo": "skip", "legendgroup": "Displacement", "line": {"color": "gray", "dash": "dot", "width": 1}, "mode": "lines", "showlegend": false, "type": "scatter3d", "x": [-0.7695, -1.016], "y": [-2.703, -1.895], "z": [1.625, 1.791]}, {"hoverinfo": "skip", "legendgroup": "Displacement", "line": {"color": "gray", "dash": "dot", "width": 1}, "mode": "lines", "showlegend": false, "type": "scatter3d", "x": [0.1396, -0.00452], "y": [-6.094, -5.436], "z": [0.08594, 0.5515]}, {"hoverinfo": "skip", "legendgroup": "Displacement", "line": {"color": "gray", "dash": "dot", "width": 1}, "mode": "lines", "showlegend": false, "type": "scatter3d", "x": [0.9688, 0.8796], "y": [-8.625, -7.699], "z": [2.891, 3.6]}, {"hoverinfo": "skip", "legendgroup": "Displacement", "line": {"color": "gray", "dash": "dot", "width": 1}, "mode": "lines", "showlegend": false, "type": "scatter3d", "x": [1.031, 0.9925], "y": [-11.75, -11.02], "z": [0.7461, 1.635]}, {"hoverinfo": "skip", "legendgroup": "Displacement", "line": {"color": "gray", "dash": "dot", "width": 1}, "mode": "lines", "showlegend": false, "type": "scatter3d", "x": [4.875, 4.744], "y": [-11.94, -10.97], "z": [0.75, 1.59]}, {"hoverinfo": "skip", "legendgroup": "Displacement", "line": {"color": "gray", "dash": "dot", "width": 1}, "mode": "lines", "showlegend": false, "type": "scatter3d", "x": [7.875, 8.007], "y": [-10.25, -10.26], "z": [2.375, 2.791]}, {"hoverinfo": "skip", "legendgroup": "Displacement", "line": {"color": "gray", "dash": "dot", "width": 1}, "mode": "lines", "showlegend": false, "type": "scatter3d", "x": [8.875, 8.818], "y": [-7.625, -6.731], "z": [2.188, 2.103]}, {"hoverinfo": "skip", "legendgroup": "Displacement", "line": {"color": "gray", "dash": "dot", "width": 1}, "mode": "lines", "showlegend": false, "type": "scatter3d", "x": [5.562, 5.48], "y": [-5.938, -4.739], "z": [2.844, 3.254]}, {"hoverinfo": "skip", "legendgroup": "Displacement", "line": {"color": "gray", "dash": "dot", "width": 1}, "mode": "lines", "showlegend": false, "type": "scatter3d", "x": [5.125, 4.884], "y": [-3.156, -2.047], "z": [0.2715, 0.9284]}], "layout": {"height": 900, "legend": {"groupclick": "toggleitem"}, "scene": {"aspectmode": "data", "xaxis": {"title": {"text": "X (Å)"}}, "yaxis": {"title": {"text": "Y (Å)"}}, "zaxis": {"title": {"text": "Z (Å)"}}}, "title": {"text": "Interactive Loop Alignment (Clean vs Predicted)"}, "width": 1200}}
